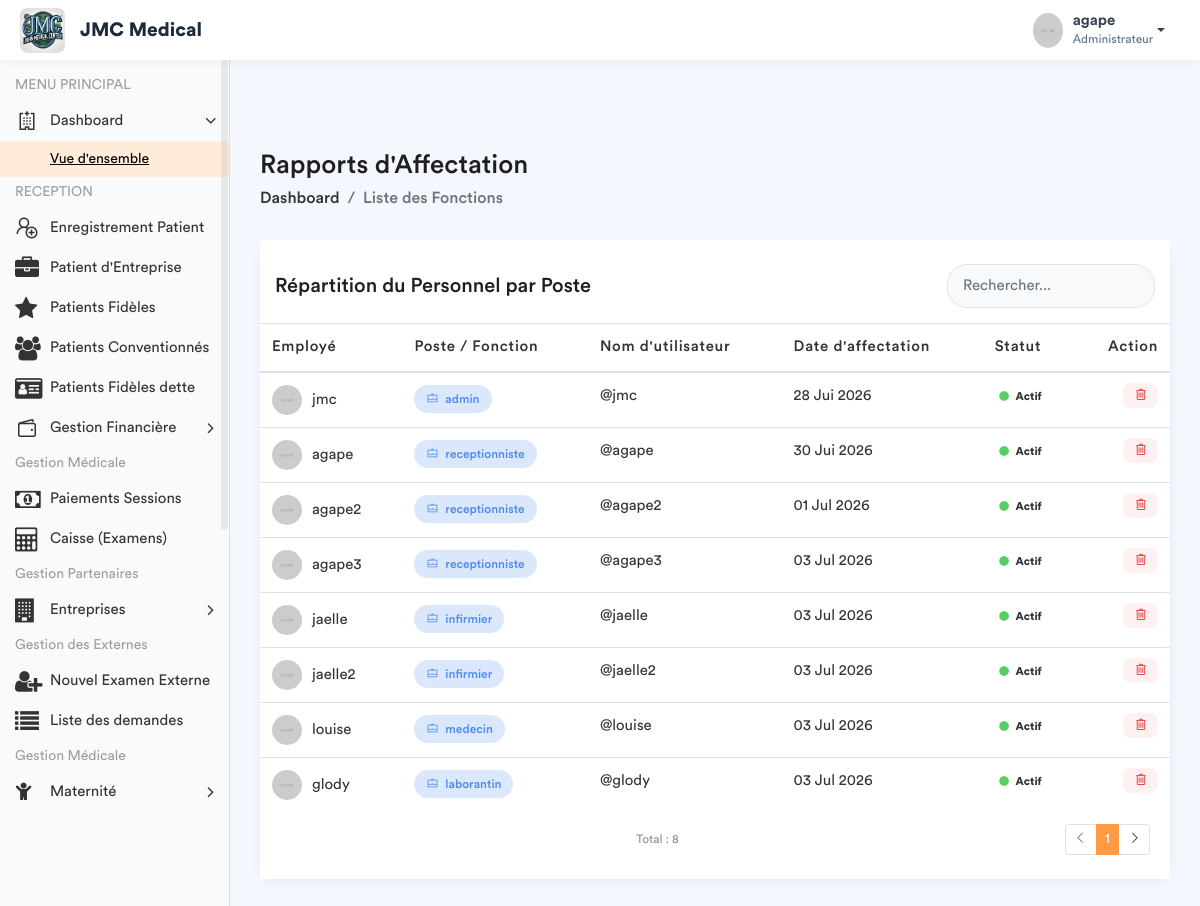
The app's page /employe-poste/ (signed in) with its own data.
### app/models.py (models this page shows, shortened)
class Fonction(models.Model):
    fonctionKey = models.ForeignKey(Role, on_delete=models.SET_NULL, null=True)
    userKey = models.ForeignKey(User, on_delete=models.SET_NULL, null=True, related_name='user_fonction')
    autorisation = models.CharField(max_length=30, default='oui')
    hopital = models.ForeignKey(Hopital , on_delete=models.SET_NULL, null = True , related_name= 'hopital_fonction')

class Role(models.Model):
    roleName = models.CharField(max_length=30)

### app/views.py (the view)
# urls.py: path('employe-poste/', views.liste_employe_poste, name='liste_employe_poste'),
@login_required
def liste_employe_poste(request):
    role_user = Fonction.objects.filter(userKey=request.user).first()
    fonctionKey = role_user.fonctionKey.roleName if role_user else None
    liste_postes = Fonction.objects.all().select_related('userKey', 'fonctionKey')
    context = {
        'liste_postes': liste_postes,
        'fonctionKey': fonctionKey,
    }
    return render(request, 'back-end/liste_fonctions.html', context)

### app/templates/back-end/liste_fonctions.html (shortened to what this page needs)
<!DOCTYPE html>
{% load static %}
<html lang="fr">
    <head>
        {% include 'back-end/includes/css.html'%}
    </head>
    <body>
        <div class="main-wrapper">
            {% include 'back-end/includes/header.html'%}
            {% include 'back-end/includes/sidebar.html'%}
            <div class="page-wrapper">
                <div class="content container-fluid">
                    <div class="page-header">
                        <div class="row align-items-center">
                            <div class="col">
                                <h3 class="page-title">Rapports d'Affectation</h3>
                                <ul class="breadcrumb">
                                    <li class="breadcrumb-item"><a href="{% url 'dashboard' %}">Dashboard</a></li>
                                    <li class="breadcrumb-item active">Liste des Fonctions</li>
                                </ul>
                            </div>
                        </div>
                    </div>
                    <div class="row">
                        <div class="col-md-12">
                            <div class="card card-table">
                                <div class="card-header bg-white border-0 pt-4">
                                    <div class="row align-items-center">
                                        <div class="col">
                                            <h4 class="card-title mb-0">Répartition du Personnel par Poste</h4>
                                        </div>
                                        <div class="col-auto">
                                            <div class="search-box-container">
                                                <input type="text" id="searchInput" class="form-control" placeholder="Rechercher...">
                                            </div>
                                        </div>
                                    </div>
                                </div>
                                <div class="card-body">
                                    <div class="table-responsive">
                                        <table class="table table-hover table-center mb-0">
                                            <thead>
                                                <tr>
                                                    <th>Employé</th>
                                                    <th>Poste / Fonction</th>
                                                    <th>Nom d'utilisateur</th>
                                                    <th>Date d'affectation</th>
                                                    <th>Statut</th>
                                                    <th class="text-right">Action</th>
                                                </tr>
                                            </thead>
                                            <tbody id="tableBody">
                                                {% for poste in liste_postes %}
                                                <tr>
                                                    <td>
                                                        <h2 class="table-avatar">
                                                            <img src="/static/back-end/assets/img/profiles/avatar-01.jpg" alt="">
                                                            {{ poste.userKey.get_full_name|default:poste.userKey.username }}
                                                        </h2>
                                                    </td>
                                                    <td>
                                                        <span class="badge bg-inverse-primary badge-role">
                                                            <i class="la la-briefcase mr-1"></i> {{ poste.fonctionKey.roleName }}
                                                        </span>
                                                    </td>
                                                    <td>@{{ poste.userKey.username }}</td>
                                                    <td>{{ poste.userKey.date_joined|date:"d M Y" }}</td>
                                                    <td>
                                                        {% if poste.userKey.is_active %}
                                                            <span class="badge badge-success-border"><i class="fa fa-circle text-success mr-1"></i> Actif</span>
                                                        {% else %}
                                                            <span class="badge badge-danger-border"><i class="fa fa-circle text-danger mr-1"></i> Inactif</span>
                                                        {% endif %}
                                                    </td>
                                                    <td class="text-right">
                                                        <a href="{% url 'supprimer_poste' poste.id %}"
                                                           class="btn-delete"
                                                           onclick="return confirm('Êtes-vous sûr de vouloir supprimer cette affectation ?');"
                                                           title="Supprimer l'affectation">
                                                            <i class="la la-trash-alt"></i>
                                                        </a>
                                                    </td>
                                                </tr>
                                                {% empty %}
                                                <tr>
                                                    <td colspan="6" class="text-center text-muted py-4">
                                                        Aucune affectation enregistrée.
                                                    </td>
                                                </tr>
                                                {% endfor %}
                                            </tbody>
                                        </table>
                                    </div>
                                </div>
                                <div class="card-footer bg-white border-0 pb-4">
                                    <div class="row align-items-center">
                                        <div class="col">
                                            <small class="text-muted">Total : {{ liste_postes|length }}</small>
                                        </div>
                                        <div class="col-auto">
                                            <ul class="pagination pagination-sm mb-0">
                                                <li class="page-item disabled"><a class="page-link" href="#"><i class="la la-angle-left"></i></a></li>
                                                <li class="page-item active"><a class="page-link" href="#">1</a></li>
                                                <li class="page-item"><a class="page-link" href="#"><i class="la la-angle-right"></i></a></li>
                                            </ul>
                                        </div>
                                    </div>
                                </div>
                            </div>
                        </div>
                    </div>
                </div>
            </div>
        </div>
    </body>
</html>

### app/templates/back-end/includes/header.html (shortened to what this page needs)
{% load static %}
<header class="header-modern" style="background: #ffffff; height: 60px; box-shadow: 0 2px 10px rgba(0,0,0,0.05); display: flex; align-items: center; padding: 0 20px; position: relative; z-index: 1060;">
    <div class="header-left" style="display: flex; align-items: center;">
        <a href="{% url 'home' %}" class="logo">
            <img src="{% static 'front-end/assets/img/dr/jmc.jpeg' %}" width="45" height="45" alt="Moyanoli" style="border-radius: 8px;">
        </a>
        <span style="font-weight: 700; font-size: 1.2rem; margin-left: 15px; color: #1e293b;">JMC Medical</span>
    </div>
    <ul class="nav user-menu" style="list-style: none; display: flex; align-items: center; margin-left: auto;">
        <li class="nav-item dropdown has-arrow main-drop">
            <a href="#" class="dropdown-toggle nav-link" data-toggle="dropdown" style="display: flex; align-items: center; color: #334155; text-decoration: none;">
                <span class="user-img" style="margin-right: 10px;">
                    <img src="{% static 'back-end/assets/img/profiles/avatar-21.jpg' %}" width="35" height="35" alt="User" style="border-radius: 50%;">
                </span>
                <div style="line-height: 1.2;">
                    <span style="font-weight: 600; display: block;">{{ user.username }}</span>
                    <span style="font-size: 0.75rem; color: #64748b;">Administrateur</span>
                </div>
            </a>
        </li>
    </ul>
</header>

### app/templates/back-end/liste_fonctions.html (style rules this page uses)
.page-wrapper { background-color: #f4f7fe; }
.card-table { border: none; border-radius: 15px; box-shadow: 0 4px 12px rgba(0,0,0,0.05); }
.badge-role { padding: 8px 12px; border-radius: 20px; font-weight: 500; font-size: 12px; }
.table-avatar img { width: 30px; height: 30px; border-radius: 50%; margin-right: 10px; }
.search-box-container { max-width: 300px; }
.search-box-container .form-control { border-radius: 20px; padding-left: 15px; background-color: #f8f9fa; border: 1px solid #e3e3e3; }
.btn-delete { color: #e63c3c; background: #fff1f1; border: none; padding: 5px 10px; border-radius: 8px; transition: all 0.3s; }

### records on screen
Fonction: userKey.get_full_name "jmc", fonctionKey.roleName "admin", userKey.username "jmc", userKey.date_joined "28 Jui 2026", shows "Actif"
Fonction: userKey.get_full_name "agape", fonctionKey.roleName "receptionniste", userKey.username "agape", userKey.date_joined "30 Jui 2026", shows "Actif"
Fonction: userKey.get_full_name "agape2", fonctionKey.roleName "receptionniste", userKey.username "agape2", userKey.date_joined "01 Jul 2026", shows "Actif"
Fonction: userKey.get_full_name "agape3", fonctionKey.roleName "receptionniste", userKey.username "agape3", userKey.date_joined "03 Jul 2026", shows "Actif"
Fonction: userKey.get_full_name "jaelle", fonctionKey.roleName "infirmier", userKey.username "jaelle", userKey.date_joined "03 Jul 2026", shows "Actif"
Fonction: userKey.get_full_name "jaelle2", fonctionKey.roleName "infirmier", userKey.username "jaelle2", userKey.date_joined "03 Jul 2026", shows "Actif"
Fonction: userKey.get_full_name "louise", fonctionKey.roleName "medecin", userKey.username "louise", userKey.date_joined "03 Jul 2026", shows "Actif"
Fonction: userKey.get_full_name "glody", fonctionKey.roleName "laborantin", userKey.username "glody", userKey.date_joined "03 Jul 2026", shows "Actif"

### other values on screen
{{ user.username }} "agape"
{{ liste_postes|length }} "8"
